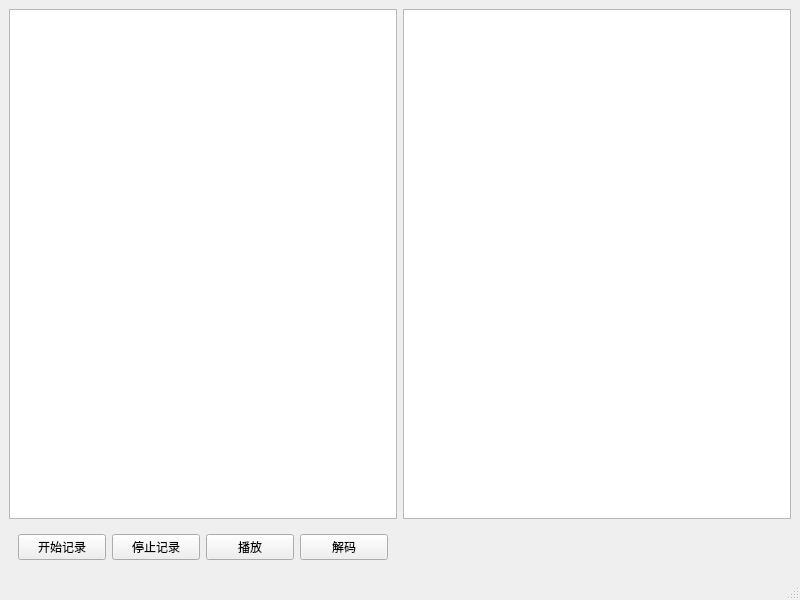
<?xml version="1.0" encoding="UTF-8"?>
<ui version="4.0">
 <class>MainWindow</class>
 <widget class="QMainWindow" name="MainWindow">
  <property name="geometry">
   <rect>
    <x>0</x>
    <y>0</y>
    <width>800</width>
    <height>600</height>
   </rect>
  </property>
  <property name="windowTitle">
   <string>MainWindow</string>
  </property>
  <widget class="QWidget" name="centralwidget">
   <layout class="QGridLayout" name="gridLayout_2">
    <item row="0" column="0">
     <widget class="QTextEdit" name="textEdit"/>
    </item>
    <item row="0" column="1">
     <widget class="QTextEdit" name="textEdit_2"/>
    </item>
    <item row="1" column="0">
     <widget class="QWidget" name="widget" native="true">
      <layout class="QGridLayout" name="gridLayout">
       <item row="0" column="2">
        <widget class="QPushButton" name="pushButton_3">
         <property name="text">
          <string>播放</string>
         </property>
        </widget>
       </item>
       <item row="0" column="1">
        <widget class="QPushButton" name="pushButton_2">
         <property name="text">
          <string>停止记录</string>
         </property>
        </widget>
       </item>
       <item row="0" column="0">
        <widget class="QPushButton" name="pushButton">
         <property name="text">
          <string>开始记录</string>
         </property>
        </widget>
       </item>
       <item row="0" column="3">
        <widget class="QPushButton" name="pushButton_4">
         <property name="text">
          <string>解码</string>
         </property>
        </widget>
       </item>
      </layout>
     </widget>
    </item>
   </layout>
  </widget>
  <widget class="QMenuBar" name="menubar">
   <property name="geometry">
    <rect>
     <x>0</x>
     <y>0</y>
     <width>800</width>
     <height>21</height>
    </rect>
   </property>
  </widget>
  <widget class="QStatusBar" name="statusbar"/>
 </widget>
 <resources/>
 <connections/>
</ui>
